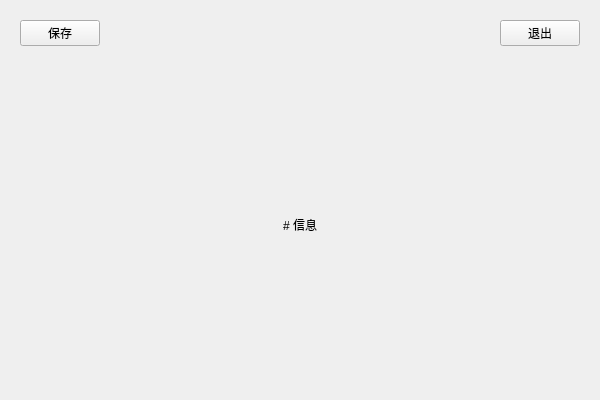
<?xml version="1.0" encoding="UTF-8"?>
<ui version="4.0">
 <class>propmtPage</class>
 <widget class="QWidget" name="propmtPage">
  <property name="geometry">
   <rect>
    <x>0</x>
    <y>0</y>
    <width>600</width>
    <height>400</height>
   </rect>
  </property>
  <property name="windowTitle">
   <string>Form</string>
  </property>
  <layout class="QVBoxLayout" name="verticalLayout_2">
   <item>
    <layout class="QVBoxLayout" name="verticalLayout">
     <item>
      <widget class="QWidget" name="statusBar" native="true">
       <property name="sizePolicy">
        <sizepolicy hsizetype="Preferred" vsizetype="Preferred">
         <horstretch>0</horstretch>
         <verstretch>1</verstretch>
        </sizepolicy>
       </property>
       <layout class="QHBoxLayout" name="horizontalLayout_2">
        <item>
         <layout class="QHBoxLayout" name="horizontalLayout">
          <item>
           <widget class="QPushButton" name="saveButton">
            <property name="text">
             <string>保存</string>
            </property>
           </widget>
          </item>
          <item>
           <spacer name="horizontalSpacer">
            <property name="orientation">
             <enum>Qt::Horizontal</enum>
            </property>
            <property name="sizeHint" stdset="0">
             <size>
              <width>40</width>
              <height>20</height>
             </size>
            </property>
           </spacer>
          </item>
          <item>
           <widget class="QPushButton" name="pushButton">
            <property name="text">
             <string>退出</string>
            </property>
           </widget>
          </item>
         </layout>
        </item>
       </layout>
      </widget>
     </item>
     <item>
      <widget class="QWidget" name="infoWidget" native="true">
       <property name="sizePolicy">
        <sizepolicy hsizetype="Preferred" vsizetype="Preferred">
         <horstretch>0</horstretch>
         <verstretch>8</verstretch>
        </sizepolicy>
       </property>
       <layout class="QHBoxLayout" name="horizontalLayout_4">
        <item>
         <layout class="QHBoxLayout" name="horizontalLayout_3">
          <item>
           <spacer name="horizontalSpacer_2">
            <property name="orientation">
             <enum>Qt::Horizontal</enum>
            </property>
            <property name="sizeHint" stdset="0">
             <size>
              <width>40</width>
              <height>20</height>
             </size>
            </property>
           </spacer>
          </item>
          <item>
           <widget class="QLabel" name="info">
            <property name="text">
             <string># 信息</string>
            </property>
            <property name="textFormat">
             <enum>Qt::MarkdownText</enum>
            </property>
            <property name="alignment">
             <set>Qt::AlignCenter</set>
            </property>
           </widget>
          </item>
          <item>
           <spacer name="horizontalSpacer_3">
            <property name="orientation">
             <enum>Qt::Horizontal</enum>
            </property>
            <property name="sizeHint" stdset="0">
             <size>
              <width>40</width>
              <height>20</height>
             </size>
            </property>
           </spacer>
          </item>
         </layout>
        </item>
       </layout>
      </widget>
     </item>
    </layout>
   </item>
  </layout>
 </widget>
 <resources/>
 <connections/>
</ui>
